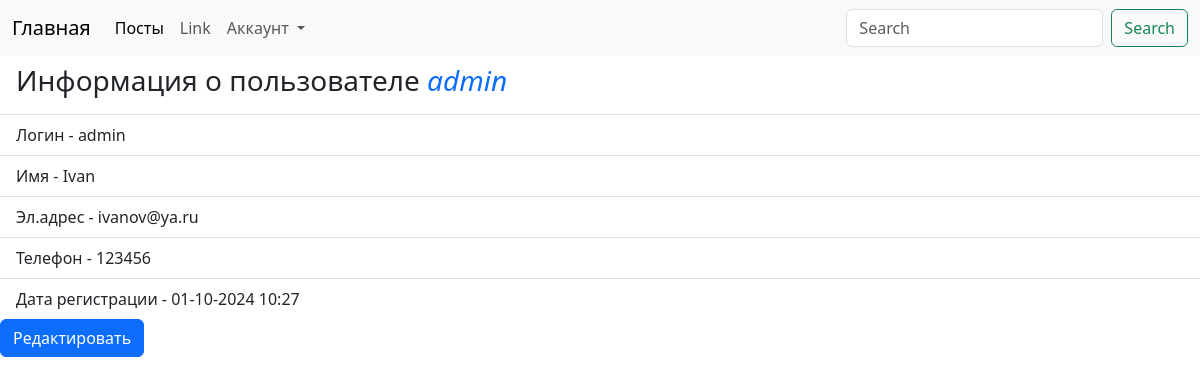
The page /users/detail/1 (signed in) on the database its author committed.
### users/models.py (models this page shows)
class CustomUser(AbstractUser):
    phone = models.CharField(max_length=20, verbose_name="Телефон")
    city = models.CharField(max_length=100, verbose_name="Город")
    image = models.ImageField(upload_to="users/", null=True, verbose_name="Изображение")

### users/views.py (the view)
# urls.py: path('detail/<int:pk>', user_detail, name='detail'),
@login_required
def user_detail(request, pk):
    user = get_object_or_404(User, pk=pk)
    if request.user != user:
        raise PermissionDenied()
    context = {
        'user': user,
        'title': 'Информация о профиле'
    }
    return render(request, template_name='users/profile.html', context=context)

### users/templates/users/profile.html
{% extends 'users/base.html' %}
{% block content %}
<ul class="list-group list-group-flush">
  <li class="list-group-item"><h3>Информация о пользователе <i class="text-primary">{{ user.username }}</i></h3></li>
  <li class="list-group-item">Логин - {{ user.username }}</li>
  <li class="list-group-item">Имя - {{ user.first_name }}</li>
  <li class="list-group-item">Эл.адрес - {{ user.email }}</li>
  <li class="list-group-item">Телефон - {{ user.phone }}</li>
  <li class="list-group-item">Дата регистрации - {{ user.date_joined|date:'d-m-Y H:i'}}</li>
</ul>
<a href="{% url 'users:user_edit' pk=user.id%}" class="btn btn-primary">Редактировать</a>
{% endblock content %}

### rows shown on the page
CustomUser: username "admin", first_name "Ivan", email "ivanov@ya.ru", phone "123456", date_joined "01-10-2024 10:27"
